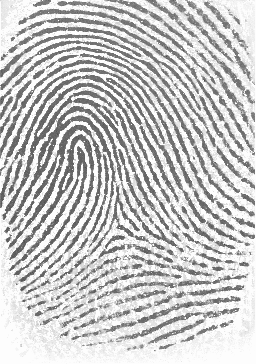
%> input picture LAB04/41_4.tif, 256 x 364 px
$ octave SingMpointExtr_2.m   (GNU Octave 9; MATLAB toolbox functions it lacks are replaced by stand-ins)
%> lines starting %> are read from the running program, lines starting %| are printed output that depends on the picture
### LAB04/orientation_map.m
%compute the LS tensor and the complex orientation field z
%inputs:
%grayscaleimage im
%sigma derivation filter s1
%sigma averaging filter s2
%outputs:
%LS(:,:,1)=i20
%LS(:,:,2)=arg{i20}
%LS(:,:,3)=i11
%z
%
%orientation_map.m


function [i20,i11,z]=orientation_map(im,s1,s2)

%design filters
%derivation filters
%s1=1.2;
%s1=4.8;
gx=gaussgen(s1,'gau',[1,2*round(3*s1)+1]);
gy=gx';%y-axis is pointed down
dx=gaussgen(s1,'dxg',[1,2*round(3*s1)+1]);
dy=dx';%y-axis is pointed down

%averaging filters
%sigma=4-6 Bazen
%s2=4.2;
%s2=1.8;
gg=gaussgen(s2,'gau',[1,2*round(3*s2)+1]);

%compute gradients
fx=filter2(dx,filter2(gy,im,'valid'),'valid');%valid
fy=filter2(dy,filter2(gx,im,'valid'),'valid');%valid

%complex gradient, double angle representation
zg=(fx + i*fy);%gradient field
z=zg.*zg;%orientation field (double angle repr)

%averaging
i20=filter2(gg',filter2(gg,z,'same'),'same');%complex
i11=filter2(gg',filter2(gg,abs(z),'same'),'same');%scalar

%linear symmetry tensor
%LS(:,:,1)=i20;
%LS(:,:,2)=mod(angle(i20),2*pi);
%LS(:,:,3)=i11;

### LAB04/scale_pyr_z.m
%build a Gauss pyramid of the gradient image Z
%scale_pyr_z.m
%input: orientation field (tensor)
%
%folder research/spring_04

function [Z5,Z4,Z3,Z2,Z1]=scale_pyr_z(Z)

%design smoothing filters
s=1.2;
sx=gaussgen(s,'gau',[1,2*round(3*s)+1]);
sy=sx';

%level 1
Z1=filter2(sy,filter2(sx,Z,'same'),'same');%smooth
[k,l]=size(Z1);
Z1=Z1(1:2:k,1:2:l);%downsample by 2

%level 2
Z2=filter2(sy,filter2(sx,Z1,'same'),'same');%smooth
[k,l]=size(Z2);
Z2=Z2(1:2:k,1:2:l);%downsample by 2

%level 3
Z3=filter2(sy,filter2(sx,Z2,'same'),'same');%smooth
[k,l]=size(Z3);
Z3=Z3(1:2:k,1:2:l);%downsample by 2

%level 4
Z4=filter2(sy,filter2(sx,Z3,'same'),'same');%smooth
[k,l]=size(Z4);
Z4=Z4(1:2:k,1:2:l);%downsample by 2

%level 5
Z5=filter2(sy,filter2(sx,Z4,'same'),'same');%smooth
[k,l]=size(Z5);
Z5=Z5(1:2:k,1:2:l);%downsample by 2

### LAB04/marker.m
%markers
%val 'plus' or 'square'
%im image, r,c point to mark

function im=marker(im,r,c,val)

switch val
   case {'plus'}

%plus 21x21
im(-10+r:r+10,c)=zeros(21,1);
im(-10+r:r+10,c-1)=zeros(21,1);
im(r,-10+c:c+10)=zeros(1,21);
im(r-1,-10+c:c+10)=zeros(1,21);

case {'pluswhite'}

%plus 21x21
im(-10+r:r+10,c)=ones(21,1)*255;
im(-10+r:r+10,c-1)=ones(21,1)*255;
im(r,-10+c:c+10)=ones(1,21)*255;
im(r-1,-10+c:c+10)=ones(1,21)*255;

case {'square'}

%square 21x21
im(-10+r:r+10,c+10)=zeros(21,1);
im(-10+r:r+10,c+9)=zeros(21,1);
im(-10+r:r+10,c-10)=zeros(21,1);
im(-10+r:r+10,c-9)=zeros(21,1);

im(r+10,-10+c:c+10)=zeros(1,21);
im(r+9,-10+c:c+10)=zeros(1,21);
im(r-10,-10+c:c+10)=zeros(1,21);
im(r-9,-10+c:c+10)=zeros(1,21);

case {'squarewhite'}

%square 21x21
im(-10+r:r+10,c+10)=ones(21,1)*255;
im(-10+r:r+10,c+9)=ones(21,1)*255;
im(-10+r:r+10,c-10)=ones(21,1)*255;
im(-10+r:r+10,c-9)=ones(21,1)*255;

im(r+10,-10+c:c+10)=ones(1,21)*255;
im(r+9,-10+c:c+10)=ones(1,21)*255;
im(r-10,-10+c:c+10)=ones(1,21)*255;
im(r-9,-10+c:c+10)=ones(1,21)*255;

case {'circle'}
%circle 21x21
for k=0:pi/40:2*pi
  im(r+round(10*cos(k)),c+round(10*sin(k)))=0;
  im(r+round(9*cos(k)),c+round(9*sin(k)))=0;
end

case {'circlewhite'}
%circle 21x21
for k=0:pi/40:2*pi
  im(r+round(10*cos(k)),c+round(10*sin(k)))=255;
  im(r+round(9*cos(k)),c+round(9*sin(k)))=255;
end

case {'circlesmall'}
%circle 11x11
for k=0:pi/40:2*pi
  im(r+round(6*cos(k)),c+round(6*sin(k)))=0;
  im(r+round(5*cos(k)),c+round(5*sin(k)))=0;
end

otherwise
end

### LAB04/hyperbol_2Dfiltering.m
%2Dhyperbol_filtering.m
%do hyperbolic filtering (first order symmetry)
%output is i20/i11
%detects core and delta pattern in fingerprints
%im is a complex image Z

function [r_c,r_d]=hyperbol_2Dfiltering(h1,im)

%fix the border problem
%by expanding the edge pixels
%[h_h1,w_h1]=size(h1);
%h1_b=(h_h1+1)/2;%odd size filter

%im=copy_border(im,h1_b);

%changed 'valid' to 'same'(default)
%valid default
i20_c=filter2(conj(h1),im,'valid');%2D filtering
i20_d=filter2(h1,im,'valid');
i11=filter2(abs(h1),abs(im),'valid');

%regularization term kk
%kk=10;%avoid div 0;kk=10 normal
kk=sqrt(mean(mean(abs(im))));

r_c=i20_c./(i11+kk);%core
r_d=i20_d./(i11+kk);%delta

### LAB04/find_ref_point_max.m
%find_ref_point_max.m
%no must be uneven number

function [sing_r,sing_c,max_rc]=find_ref_point_max(im,no)

%find singular point
test=im;
sr=[];sc=sr;

%find the "no" strongest filter responses
%sr are the r_coord, sc are the c_coord
for m=1:no%uneven number!
   [rr,cc]=find(test==max(max(test)));
   sr=[sr rr];sc=[sc cc];%save coord
   test(rr,cc)=0;
end

%the median in the coordinate vectors are choosen
%as the position of a singular point
sing_r=median(sr);
sing_c=median(sc);

%max_rc=im(sing_r,sing_c);%response in sing_point
%find maximum around (5 x 5) sing_r,sing_c
ss=size(im);
rstart=-2+sing_r;rend=sing_r+2;cstart=-2+sing_c;cend=sing_c+2;
if rstart<1;rstart=1;end
if rend>ss(1);rend=ss(1);end
if cstart<1;cstart=1;end
if cend>ss(2);cend=ss(2);end

area=im(rstart:rend,cstart:cend);
max_rc=max(max(area));
[sing_r,sing_c]=find(area==max_rc);
sing_r=sing_r+(rstart-1);
sing_c=sing_c+(cstart-1);

### LAB04/find_max_lower_levels_core_dir.m
%finds coordinates for maximum in next level
%use the direction information dir
%
function [rr_c,cc_c,max3]=find_max_lower_levels_core_dir(magn,w_size,bias,r_coord,c_coord,dir)

    ss=size(magn);
    bias=4;%s4->s3 +4 gradient filter is 9x9

    %coord transf between levels
    tr_r1=r_coord*2+bias;
    tr_c1=c_coord*2+bias;

    %calculate window
    offset=-w_size*dir;%complex
    dr=imag(offset);
    dc=real(offset);
    %
    %% if small dr,dc more uniform search areas should be implemented
    %if abs(dr)<4;dr=sign(dr)*4;end
    %if abs(dc)<4;dc=sign(dc)*4;end
    if abs(dr)<5;tr_r1=tr_r1-5;dr=11;end
    if abs(dc)<5;tr_c1=tr_c1-5;dc=11;end

    r_wind=round(tr_r1 + dr);
    c_wind=round(tr_c1 + dc);

    if r_wind < 1 ;r_wind=1;end
    if r_wind > ss(1);r_wind=ss(1);end
    if c_wind < 1;c_wind=1;end
    if c_wind > ss(2);c_wind=ss(2);end

    if r_wind < tr_r1;r_start=r_wind; r_end=tr_r1;else r_start=tr_r1;r_end=r_wind;end
    if c_wind < tr_c1;c_start=c_wind; c_end=tr_c1;else c_start=tr_c1;c_end=c_wind;end

    %r_start
    %r_end
    %c_start
    %c_end
    %pause;
    %windowed area
    %rr3b=-w_size+tr_r1;rr3e=tr_r1+w_size;cc3b=-w_size+tr_c1;cc3e=tr_c1+w_size;

    %if rr3b<1;rr3b=1;end
    %if rr3e>ss(1);rr3e=ss(1);end
    %if cc3b<1;cc3b=1;end
    %if cc3e>ss(2);cc3e=ss(2);end

    %find maximum in windowed area
    max3=max(max(magn(r_start:r_end,c_start:c_end)));
    [rr_c,cc_c]=find(magn(r_start:r_end,c_start:c_end)==max3);

    rr_c=rr_c+(r_start-1);cc_c=cc_c+(c_start-1);


### LAB04/find_max_lower_levels_hom.m
%finds coordinates for maximum in next level
%in a homogenous area around (r_coord,c_coord)
%in a magnitude image
%
function [rr_c,cc_c]=find_max_lower_levels_hom(magn,w_size,r_coord,c_coord)

    %if r_coord<0;r_coord=1;end
    %if c_coord<0;c_coord=1;end

    ss=size(magn);
    bias=4;%s4->s3 +4 gradient filter is 9x9

    %coord transf between levels
    tr_r1=r_coord*2+bias;
    tr_c1=c_coord*2+bias;

    %windowed area
    rr3b=-w_size+tr_r1;rr3e=tr_r1+w_size;cc3b=-w_size+tr_c1;cc3e=tr_c1+w_size;

    if rr3b<1;rr3b=1;end
    if rr3e>ss(1);rr3e=ss(1);end
    if cc3b<1;cc3b=1;end
    if cc3e>ss(2);cc3e=ss(2);end

    %find maximum in windowed area
    max3=max(max(magn(rr3b:rr3e,cc3b:cc3e)));
    [rr_c,cc_c]=find(magn(rr3b:rr3e,cc3b:cc3e)==max3);

    rr_c=rr_c+(rr3b-1);cc_c=cc_c+(cc3b-1);


### LAB04/BinaryMask.m
%BinaryMask.m
%ZZ is the smoothed gradient image
%gxLS is the smoothing filter

function BB=BinaryMask(ZZ,gxLS)

ZB=abs(ZZ);
ZBU=up_sample(ZB,8);%same size as Z0
%smooth it s=1.6
%same size as r0c
ZBU=filter2(gxLS',filter2(gxLS,ZBU,'valid'),'valid');
ZBU=ZBU/max(max(ZBU));%[0,1]
BMask=ZBU>0.1;%manually from histogram

%Make the active area smaller
%first, make sure a black border
[sr,sc]=size(BMask);
BMask(1,:)=0;
BMask(sr,:)=0;
BMask(:,1)=0;
BMask(:,sc)=0;
%then make it smaller
se1=strel('disk',10);%radius=10pixel
BB=imerode(BMask,se1);

### LAB04/up_sample.m
%up_sample.m
%p must be 2^k

function DFu=up_sample(im,p)

%design smoothing filters
s=1.2;
sx=gaussgen(s,'gau',[1,2*round(3*s)+1]);
sy=sx';

%do it in steps of 2
[sr,sc]=size(im);

kend=log2(p);
for k=1:kend
    DFu=zeros(2*sr,2*sc);
    DFu(1:2:2*sr,1:2:2*sc)=im;
    DFu=filter2(sy,filter2(sx,DFu));

    [sr,sc]=size(DFu);
    im=DFu;
end


### LAB04/RegionalMax.m
%RegionalMax.m
%
%compute regional max in an image
%regional max is a point that has a gray value
%greater than its neighboors

function RegMax=RegionalMax(inim)

ss=size(inim);

%Neighbourhood 9x9
N=ones(9,9);
N(1:2,1:2)=zeros(2,2);
N(1:2,8:9)=zeros(2,2);
N(8:9,1:2)=zeros(2,2);
N(8:9,8:9)=zeros(2,2);
N(1,3)=0; N(1,7)=0;
N(3,1)=0; N(3,9)=0;
N(7,1)=0; N(7,9)=0;
N(9,3)=0; N(9,7)=0;
N(5,5)=0;%midpoint
NumberOfOnes=56;%9x9-25
stopN=9;
start=5;stopr=ss(1)-4;stopc=ss(2)-4;

% [8 lines of commented-out code are left out]


kn=inim.*(inim>0);%be sure inim>0
RegMax=zeros(ss(1),ss(2));%
Nr=1:stopN;
for rr=start:stopr%inside the image
    Nc=1:stopN;
    for cc=start:stopc
        midpoint=kn(rr,cc);
        if midpoint~=0
           Reg=N.*kn(Nr,Nc);
           %compare
           T1=midpoint<Reg;
           T=sum(sum(T1));
           if T==0;
              RegMax(rr,cc)=1;
           end%if
        end%if
        Nc=Nc+1;
    end%cc
    Nr=Nr+1;;
end%rr

%figure(27);subplot(1,2,1);imagesc(kn);colormap(gray);axis image
%figure(27);subplot(1,2,2);imagesc(RegMax);colormap(gray);axis image

### LAB04/SearchMpoints.m
%SearchMpoints.m

function [LMImage,rcoord,ccoord]=SearchMpoints(SIm,number)

BWPSi=RegionalMax(abs(SIm));

%sort and take the strongest one
rr=0;cc=0;kk=0;strong=0;
[rr,cc]=find(BWPSi==1);%coordinates
for kk=1:length(rr)
    strong(kk)=abs(SIm(rr(kk),cc(kk)));
end
val=0;ind=0;
[val,ind]=sort(strong',1,'descend');%largest to smallest
%take the 60 strongest
howmany=min(number,length(rr));

ss=size(SIm);
rcoord=zeros(1,howmany);
ccoord=zeros(1,howmany);
LMImage=zeros(ss(1),ss(2));
for kk=1:howmany
    rcoord(kk)=rr(ind(kk));ccoord(kk)=cc(ind(kk));
    LMImage(rr(ind(kk)),cc(ind(kk)))=1;
end

### LAB04/gaussgen.m
function [h]=gaussgen(sma,type,size)
% $Id: gaussgen.m,v 1.1 2000/03/16 17:12:39 josef Exp josef $
% (C) Josef Bigun
% This function generates a 2-D gaussian kernel with standard deviation of sma if type ='gauss'.
% it generates a 2-D  gaussian derivative kernel with standard deviation of sma
% if type='dxg'.  The argument size is a vector telling the size of the filter [height,width].
% By using height=1 or widht=1, 1-D gaussian or derivative of gaussians can be generated.
%
% The function can be called with 0, 1, 2, and 3 arguments as:
%   gaussgen, gaussgen(sma), gausssgen(sma,type), and gaussgen(sma,type,size)
% The default values of the omitted variables  are
% std =1;
% typ='gauss';
% siz =[1,round(6*std)];


std =1;
typ='gau';
siz =[1,2*round(3*std)+1];

if nargin>0 std=sma;  end
if nargin>1 typ=type; end
if nargin>2 siz=size; end


[x,y]=meshgrid(-(siz(2)-1)/2:(siz(2)-1)/2,-(siz(1)-1)/2:(siz(1)-1)/2);

if (typ == 'gau')
  h = exp(-(x.*x + y.*y)/(2*std*std));
  h = h/sum(sum(h));
end

if (typ == 'dxg')
  h = x.*exp(-(x.*x + y.*y)/(2*std*std));
  h = h/sum(sum(abs(h)));
end

### LAB04/hyperbol.m
%hyperbol.m
%(x+i*y) g(x,y) = x*g(x)*g(y) + i*y*g(y)*g(x)
%(x-i*y) g(x,y)

function h1=hyperbol(s)

%odd size filters
M=2*round(3*s)+1;%odd size
x=-(M-1)/2:(M-1)/2;
%x=-round(3*s):round(3*s);
y=x';

gx=exp(-(x.*x)/2/s/s);%gauss x-direction
gy=gx';%gauss y-direction

fx1=x.*gx;%x*g(x)
fy1=y.*gy;%y*g(y)


h1=(gy*fx1)+i.*(fy1*gx);

h1=h1./sum(sum(abs(h1)));%normalisation

### LAB04/SingMpointExtr_2.m
%SingMpointExtr_2.m
%Singular and Minutiae point extraction
%Fingerprint images from database db2A fvc2000
%
%Start at level 3 (Z3) to search for Sing points
%M-points is serch for in level 0 (Z0).

clear all;%clear variables

%*** CAPTURE ***
%Capture the fingerprint image
%from database db2A FVC200.
%Capacitive sensor, 500 dpi, 364x256 image
imo=double(imread('41_4.tif'));%41_4 default, 41_x also
%Clip the image to fit up- downsample by 2 (3 times)
imo=imo(3:362,:);%360x256
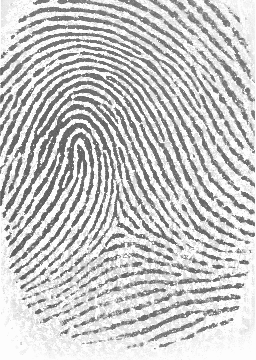
%> imo: size 360x256 double; min 57, max 253, mean 199.1
%*** CAPTURE ***

%**** CHANGE HERE ****
ENHANCE=0;%don't do enhancement
%ENHANCE=1;%do enhancement
%**** CHANGE HERE ****

switch ENHANCE
    case{0}
       %*** NO ENHANCEMENT ***
       %original image must be clipped to the same size as the enhanced
       imo=imo(5:356,5:244);%original image 352x248
%> imo: size 352x240 double
       im=imo;%original image 352x248
       imd=imo;fig=50;%display
       %*** NO ENHANCEMENT ***
    case{1}
        disp('showing intermediate images of the enhancement process');
        %*** ENHANCEMENT ***
        %by directional Gaussian filtering
        %imh is of size 352x248 (s1=1.2)
        imh=EnhFprGauss(imo);
        im=imh;%enhanced image 352x248
        imd=imh;fig=51;%display
        %imd=imo(5:356,5:244);fig=51;%display
        disp('enhancement finished, press a button to continue');
        pause;
        disp('**************************');
        %*** ENHANCEMENT ***
    otherwise
        disp('error in the ENHANCE choice');
end

%*** FEATURE EXTRACTION ***
%Extract Singular points and Minutiae points
%by complex filtering.

%Design first order symmetry filters (hyperbolic)
std_h1=1.6;% 1.6
h1=hyperbol(std_h1);%11x11 filter
[h_h1,w_h1]=size(h1);
h1_b=(h_h1+1)/2;%odd size filter

%Vector representation
%Compute gradient image Z0
[i20_0,i11_0,Z0]=orientation_map(im,1.2,2.1);%s1=1.2;s2=2.1
%> in orientation_map, `fx=filter2(dx,filter2(gy,im,'valid'),'valid');`:
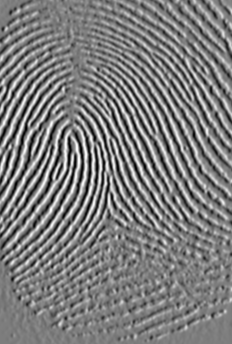
%> fx: size 344x232 double; min -75.37, max 77.91, mean 0; drawn with min black and max white
%> in orientation_map, `fy=filter2(dy,filter2(gx,im,'valid'),'valid');`:
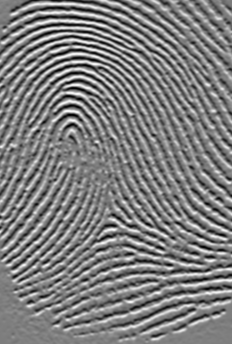
%> fy: size 344x232 double; min -73.47, max 75.29, mean 0.2; drawn with min black and max white
%Compute the Gaussian scale pyramid of the gradient image
[Z5,Z4,Z3,Z2,Z1]=scale_pyr_z(Z0);
% [10 lines of commented-out code are left out]

figure_number=1;
figure(figure_number);
% [9 lines of commented-out code are left out]
subplot(1,3,1);imagesc(im);colormap(gray); axis image
title('Fingerprint image at level 0');
subplot(1,3,2);quiver(real(Z3),imag(Z3));axis('ij'); axis image
title('Direction image (DR), computed at level 3')
subplot(1,3,3);quiver(real(Z4),imag(Z4));axis('ij'); axis image
title('Direction image (DR), computed at level 4')
%set(gcf, 'Position', get(0,'Screensize')); % Maximize figure.

disp('Observe how singular points appear in the DR image at different levels.');
disp('Can you identify the position of singular points in the DR image at levels 3 or 4?');
disp('Can you identify the position of m-points in the DR image at levels 3 or 4? Why not?');
disp('press a button to continue');
pause;
disp('**************************');

% figure(2);
figure_number=figure_number+1;
figure(figure_number);
im_mp=marker(im,130,35,'square');%Mark m-point
%> in marker, `im(r-10,-10+c:c+10)=zeros(1,21);`:
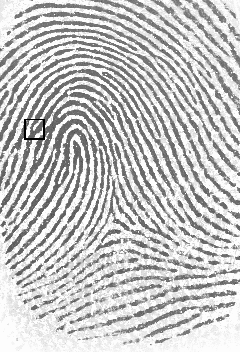
%> im: size 352x240 double; min 0, max 253, mean 196.4
subplot(1,3,1);imagesc(im_mp);colormap(gray); axis image
title('Fingerprint image, with an m-point indicated');
ZD=Z0(116:136,17:43);%minutia point
subplot(1,3,2);quiver(real(ZD),imag(ZD));axis('ij'); axis image
title('Direction image (DR) computed at level 0 around the m-point')
ZD=Z3(round((116:136)/8),round((17:43)/8));%minutia point
subplot(1,3,3);quiver(real(ZD),imag(ZD));axis('ij'); axis image
title('Direction image (DR) computed at level 3 around the m-point')

disp('Can you now identify the position of an m-point in the DR image? At which level?');
disp('press a button to continue');
pause;
disp('**************************');

% [5 lines of commented-out code are left out]
[r3c,r3d]=hyperbol_2Dfiltering(h1,Z3);%'valid';11x11 (std_h1=1.6)
%> in hyperbol_2Dfiltering, `kk=sqrt(mean(mean(abs(im))));`: kk = 36.23
[r2c,r2d]=hyperbol_2Dfiltering(h1,Z2);
%> in hyperbol_2Dfiltering (call 2), `i11=filter2(abs(h1),abs(im),'valid');`:
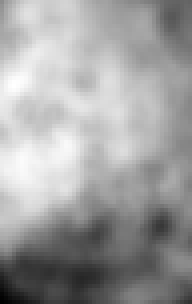
%> i11: size 76x48 double (shown 4 times larger); min 33.28, max 2356, mean 1494.1; drawn with min black and max white
%> in hyperbol_2Dfiltering (call 2), `kk=sqrt(mean(mean(abs(im))));`: kk = 36.83
[r1c,r1d]=hyperbol_2Dfiltering(h1,Z1);
%> in hyperbol_2Dfiltering (call 3), `i11=filter2(abs(h1),abs(im),'valid');`:
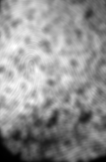
%> i11: size 162x106 double; min 3.39, max 2659.9, mean 1517.8; drawn with min black and max white
%> in hyperbol_2Dfiltering (call 3), `kk=sqrt(mean(mean(abs(im))));`: kk = 37.88
[r0c,r0d]=hyperbol_2Dfiltering(h1,Z0);
%> in hyperbol_2Dfiltering (call 4), `i11=filter2(abs(h1),abs(im),'valid');`:
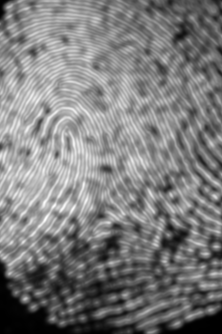
%> i11: size 334x222 double; min 1.3, max 3346, mean 1634; drawn with min black and max white
%> in hyperbol_2Dfiltering (call 4), `kk=sqrt(mean(mean(abs(im))));`: kk = 39.87

% r3c(1:5,:)=0; r3c(end-5+1:end,:)=0; r3c(:,1:5)=0; r3c(:,end-5+1:end)=0;
% r3d(1:5,:)=0; r3d(end-5+1:end,:)=0; r3d(:,1:5)=0; r3d(:,end-5+1:end)=0;


%display
% figure(3);
figure_number=figure_number+1;
figure(figure_number);
subplot(1,3,1);imagesc(im(20:end-19,20:end-19));colormap(gray);axis image
title('Fingerprint image');
subplot(1,3,2);quiver(real(Z3(6:end-5,6:end-5)),imag(Z3(6:end-5,6:end-5)));axis('ij'); axis image
title('Direction image (DR), computed at level 3')
subplot(1,3,3);imagesc(abs(r3c));colormap(gray);axis image
title('Magnitude of filter response for core-point (computed at level 3)');

figure_number=figure_number+1;
figure(figure_number);
subplot(1,3,1);imagesc(im(20:end-19,20:end-19));colormap(gray);axis image
title('Fingerprint image');
subplot(1,3,2);quiver(real(Z3(6:end-5,6:end-5)),imag(Z3(6:end-5,6:end-5)));axis('ij'); axis image
title('Direction image (DR), computed at level 3')
subplot(1,3,3);imagesc(abs(r3d));colormap(gray);axis image
title('Magnitude of filter response for delta-point (computed at level 3)');

disp('Now we apply the filters to detect core and delta points at level 3 (figures 3 and 4).');
disp('They should produce a strong response in the position of the points. Is it the case?');
disp('It is easy to find the position of brightest point on this level (level 3)!');
% [5 lines of commented-out code are left out]
disp('press a button to continue');
pause;
disp('**************************');

%SSSSSSSSSSSSSSSSSSSSSSSSSSSSSSSSSSSSSSSSSSSSSSSSSSSSSSSSSSSSSSSSS
%Singular points extraction, start on level 3
%and stop on level 1.

%**********SCALE 3 (lowest resolution)*************
%Find "most possible" singular points at level 3
%by search for maximum in magnitude response r3c and r3d
[r_3c,c_3c,max1]=find_ref_point_max(abs(r3c),7);%1:st corepoint
%> (the rest of the program and of its run is left out)
